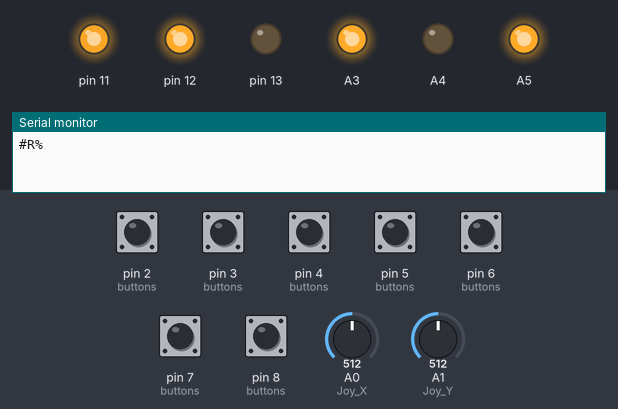
Simulated run of this program. Board: Arduino Uno, built with avr-gcc and run on an emulated ATmega328P. Shown: output pins drawn as LEDs (lit = HIGH), the last lines printed to the serial monitor. The inputs (shaded band) are chosen by the test bench; at power-on: pin 2 (buttons), pin 3 (buttons), pin 4 (buttons), pin 5 (buttons), pin 6 (buttons), pin 7 (buttons), pin 8 (buttons) HIGH, A0 (Joy_X) = 512, A1 (Joy_Y) = 512.

Above: at 0.15 s.
At 1.2 s:
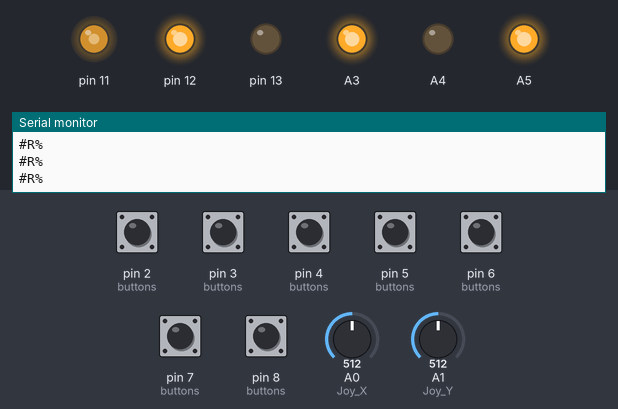
1.3 s: A0 (Joy_X) set to 453
At 3.6 s:
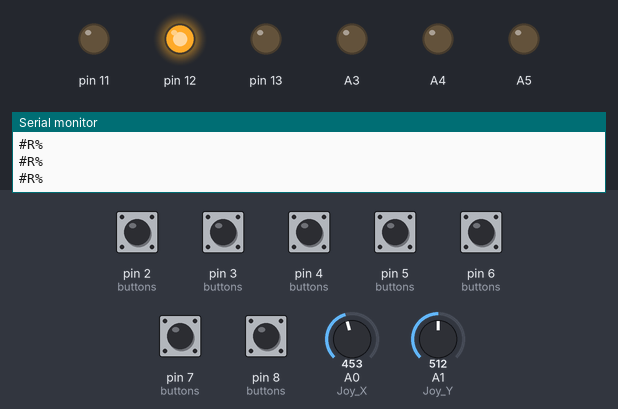
4.3 s: A0 (Joy_X) set to 435
Timing chart, 0 to 7.3 s (numbered marks = the images above; inputs shaded):
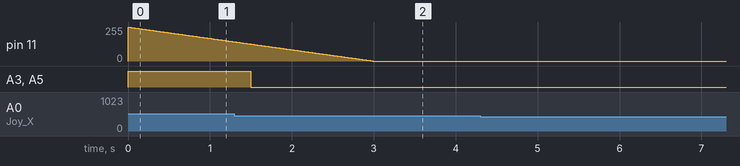

The program:

main.cpp
```cpp
#include <Arduino.h>
#include "buttonHandler.h"
#include "joystickHandler.h"
#include "dimHandler.h"
#include "messageHandler.h"
#include "lightSensorHandler.h"

#define A 2
#define B 3
#define C 4
#define D 5
#define E 6
#define F 7
#define Joy_BT 8
#define Vib 11
#define Joy_X A0
#define Joy_Y A1
#define L_Sensor A2
#define LED_Yellow A3
#define LED_White A5

// Arrays for button and joystick pins
int buttons[] = {A, B, C, D, E, F, Joy_BT};

// Create instances of the handlers
MessageHandler messageHandler('#', '%');
ButtonHandler buttonHandler(buttons, messageHandler);
JoystickHandler joystickHandler(Joy_X, Joy_Y, messageHandler);
DimHandler vibrator(Vib, "T");
DimHandler yellow(LED_Yellow, "Y");
DimHandler white(LED_White, "W");
LightsensorHandler lightsensorHandler (L_Sensor, messageHandler);
unsigned long start = 0;
const unsigned long timeout = 100;


void setup() {
	Serial.begin(9600);

    pinMode(12, OUTPUT);
    pinMode(13, OUTPUT);
    pinMode(A4, OUTPUT);
    digitalWrite(12, HIGH);
    digitalWrite(13, LOW);
    digitalWrite(A4, LOW);

    pinMode(L_Sensor, INPUT);

	// Setup
	buttonHandler.setupButtons();
	joystickHandler.setupJoystick();
	vibrator.setupPin();
    lightsensorHandler.setupLightsensor();
}

void loop() {
    String message = messageHandler.receiveMessage();

	// Check button presses
	buttonHandler.checkButtonPress();

	// Read joystick values
	//joystickHandler.readJoystickValues();

	//get position joystick values
	joystickHandler.getJoyPosition();

	bool timedout = millis() - start > timeout;

	JoyResult result = joystickHandler.getJoyPosition();
	String messageToSend = "";
	if (result == Left) {
		messageToSend = "L";
	} else if (result == Right) {
		messageToSend = "R";
	}
	if (messageToSend != "" && timedout) {
		messageHandler.sendMessage(messageToSend);
		messageToSend = "";
		start = millis();
	}
	messageToSend = "";
	if (result == Up) {
		messageToSend = "U";
	} else if (result == Down) {
		messageToSend = "D";
	}
	if (messageToSend != "" && timedout) {
		messageHandler.sendMessage(messageToSend);
		start = millis();
	}

	// Write console output
	if (vibrator.getKey() == message) {
		vibrator.turnOn();
	}
	else if (yellow.getKey() == message) {
		yellow.turnOn();
	}
	else if (white.getKey() == message) {
		white.turnOn();
	}
	else if (message != "") {
		// send error message
		messageHandler.sendMessage("E");
	}
	vibrator.update();
	yellow.update();
	white.update();

    //Read Lightsensor values
    //lightsensorHandler.readLightsensorValues();

	// due to timing issues delay is added to allow vibrator to work
	delayMicroseconds(10);
}
```

buttonHandler.h
```cpp
#ifndef BUTTON_HANDLER_H
#define BUTTON_HANDLER_H

#include <Arduino.h>
#include "messageHandler.h"

#define BUTTON_COUNT 7


class ButtonHandler {
public:
	// Constructor
	ButtonHandler(int buttonPins[], MessageHandler messageHandler);

	// Public member function to set up the buttons
	void setupButtons();

	// Public member function to check for button presses and generate messages
	void checkButtonPress();

	private:
	// Private member variables
	int buttons[BUTTON_COUNT];         // Array to store button pins
	bool buttonPressed[BUTTON_COUNT];  // Array to track button press state
    MessageHandler buttonMessageHandler;
};

#endif
```

dimHandler.h
```cpp
#ifndef DIM_HANDLER_H
#define DIM_HANDLER_H

#include <Arduino.h>

class DimHandler {
    public:
    DimHandler(int pin, String key, int delay = 3000);

    void setupPin();
    String getKey();
    void turnOn();
    void update();

    private:
    int Pin;
    unsigned long Start = 0;
    unsigned  long Delay;
    String Key;
};
#endif
```

joystickHandler.h
```cpp
#ifndef JOYSTICK_HANDLER_H
#define JOYSTICK_HANDLER_H

#include <Arduino.h>
#include "messageHandler.h"


enum JoyResult {
    Neutral,
    Left,
    Right,
    Up,
    Down
};

class JoystickHandler {
public:
    JoystickHandler(int joy_x, int joy_y, MessageHandler messageHandler);
    void setupJoystick();
    void readJoystickValues();
    JoyResult getJoyPosition();

private:
    int Joy_X;
    int Joy_Y;
    int joyThreshold;
    MessageHandler joystickMessageHandler;
};

#endif
```

lightSensorHandler.h
```cpp
#ifndef LIGHTSENSORHANDLER_H
#define LIGHTSENSORHANDLER_H

#include <Arduino.h>
#include "messageHandler.h"

class LightsensorHandler{
public:
    LightsensorHandler(int l_sensor, MessageHandler messageHandler);
    void setupLightsensor();
    void readLightsensorValues();

private:
    int L_Sensor;
    int Low;
    int Mid;
    MessageHandler lightSensorMessageHandler;
};

#endif
```

messageHandler.h
```cpp
#ifndef MESSAGE_HANDLER_H
#define MESSAGE_HANDLER_H

#include <Arduino.h>

class MessageHandler
{
    public:
    MessageHandler(char start = '#', char stop = '%');

    void sendMessage(String message);
    String receiveMessage();

private:
    char Start;
    char Stop;
};
#endif
```

buttonHandler.cpp
```cpp
#include "buttonHandler.h"

ButtonHandler::ButtonHandler(int buttonPins[], MessageHandler messageHandler) {
    buttonMessageHandler = messageHandler;
	for (int i = 0; i < BUTTON_COUNT; i++) {
		buttons[i] = buttonPins[i];
	}
}

void ButtonHandler::setupButtons() {
	for (int i = 0; i < BUTTON_COUNT; i++) {
		pinMode(buttons[i], INPUT_PULLUP);
		buttonPressed[i] = false;
	}
}

void ButtonHandler::checkButtonPress() {
	for (int i = 0; i < BUTTON_COUNT; i++) {

		if (digitalRead(buttons[i]) == LOW && !buttonPressed[i]) {
            buttonMessageHandler.sendMessage(String(i));
			buttonPressed[i] = true;
			delay(10);
		} else if (digitalRead(buttons[i]) == HIGH) {
			buttonPressed[i] = false;
		}
	}
}
```

dimHandler.cpp
```cpp
#include "dimHandler.h"

DimHandler::DimHandler(int pin, String key, int delay) {
    Pin = pin;
    Delay = delay;
    Key = key;
}

void DimHandler::setupPin(){
    pinMode(Pin, OUTPUT);
    digitalWrite(Pin, LOW);
}

String DimHandler::getKey() {
    return Key;
}

void DimHandler::turnOn() {
    digitalWrite(Pin, HIGH);
    Start = millis();
}

void DimHandler::update() {
    if (millis() - Start > Delay) {
        digitalWrite(Pin, LOW);
    } else {
        // het stukje "(float)" is toegevoegd door een tech student
        // reden: het delen van getallen kan op twee manieren gedaan worden namelijk: integer division en floating point division
        // we hebben floating point division nodig omdat we nummers tussen de 0 en de 1 nodig hebben.
        // Dit zou niet mogelijk zijn in integer division.
        analogWrite(Pin, (1.0 - (float)(millis() - Start) / Delay) * 255);
    }
}
```

joystickHandler.cpp
```cpp
#include "joystickHandler.h"

JoystickHandler::JoystickHandler(int joy_x, int joy_y, MessageHandler messageHandler) {
    Joy_X = joy_x;
    Joy_Y = joy_y;
    joyThreshold = 100;
    joystickMessageHandler = messageHandler;
}

void JoystickHandler::setupJoystick() {
    pinMode(Joy_X, INPUT);
    pinMode(Joy_Y, INPUT);
}

JoyResult JoystickHandler::getJoyPosition() {
    int joyX = analogRead(Joy_X) - 345;
    int joyY = analogRead(Joy_Y) - 327;

    if (joyX < -joyThreshold) { // user pushes left
        return Left;
    }
    if (joyX > joyThreshold) { // user pushes right
        return Right;
    }
    if (joyY > joyThreshold) { // user pushes up
        return Up;
    }
    if (joyY < -joyThreshold) { // user pushes down
        return Down;
    }

    // If no condition is met, a default value is returned
    return Neutral;
}
```

lightSensorHandler.cpp
```cpp
#include "lightSensorHandler.h"

LightsensorHandler::LightsensorHandler(int l_sensor,  MessageHandler messageHandler) {
    L_Sensor = l_sensor;
    Low = 3;
    Mid = 65;
    lightSensorMessageHandler = messageHandler;
}

void LightsensorHandler::setupLightsensor() {
    pinMode(L_Sensor, INPUT);
}

void LightsensorHandler::readLightsensorValues() {
    int l_sensor = analogRead(L_Sensor);
    l_sensor = map(l_sensor, 12, 1000, 0, 100);
    //lightSensorMessageHandler.sendMessage("LS:" + String(l_sensor));

    if (l_sensor < Low) {
        lightSensorMessageHandler.sendMessage("L");
    }
    else if (l_sensor > Low && l_sensor < Mid) {
        lightSensorMessageHandler.sendMessage("M");
    }
    else if (l_sensor > Mid) {
        lightSensorMessageHandler.sendMessage("H");
    }
}
```

messageHandler.cpp
```cpp
#include "messageHandler.h"

MessageHandler::MessageHandler(char start, char stop) {
    Start = start;
    Stop = stop;
}

void MessageHandler::sendMessage(String message) {
    message = Start + message + Stop;
    Serial.println(message);
}

String MessageHandler::receiveMessage() {
    if (Serial.available()) {
        Serial.readStringUntil(Start);
        return Serial.readStringUntil(Stop);
    }
    //have to return string, even when returning nothing
    return "";
}
```
